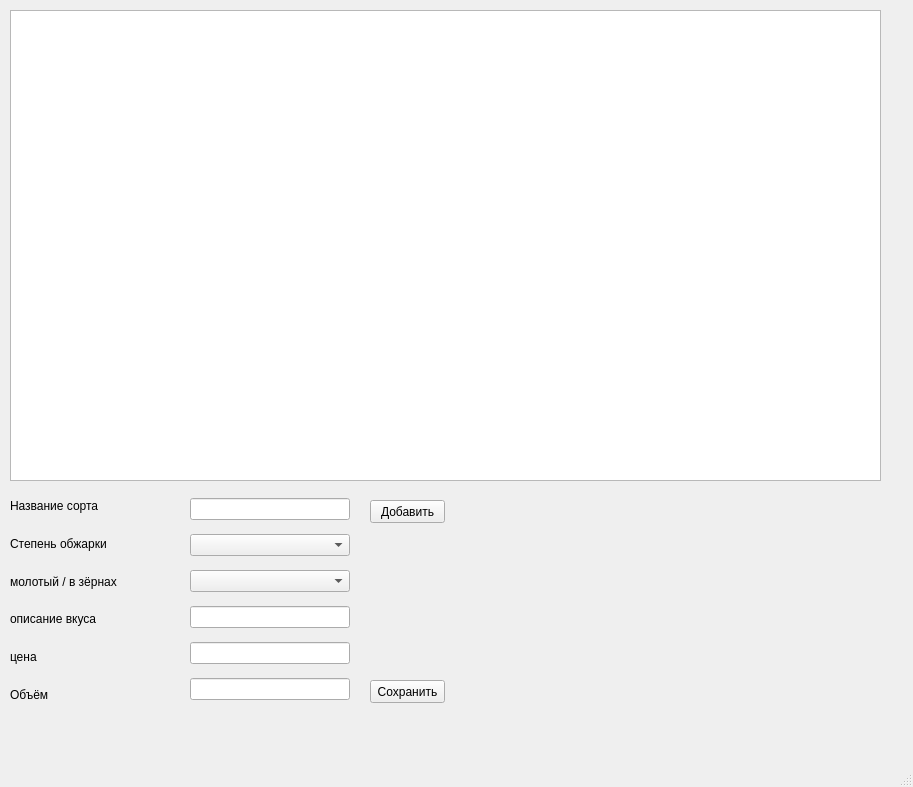
<?xml version="1.0" encoding="UTF-8"?>
<ui version="4.0">
 <class>MainWindow</class>
 <widget class="QMainWindow" name="MainWindow">
  <property name="geometry">
   <rect>
    <x>0</x>
    <y>0</y>
    <width>913</width>
    <height>787</height>
   </rect>
  </property>
  <property name="windowTitle">
   <string>MainWindow</string>
  </property>
  <widget class="QWidget" name="centralwidget">
   <widget class="QWidget" name="verticalLayoutWidget">
    <property name="geometry">
     <rect>
      <x>10</x>
      <y>490</y>
      <width>141</width>
      <height>221</height>
     </rect>
    </property>
    <layout class="QVBoxLayout" name="verticalLayout">
     <item>
      <widget class="QLabel" name="label">
       <property name="text">
        <string>Название сорта</string>
       </property>
      </widget>
     </item>
     <item>
      <widget class="QLabel" name="label_2">
       <property name="text">
        <string>Степень обжарки</string>
       </property>
      </widget>
     </item>
     <item>
      <widget class="QLabel" name="label_3">
       <property name="text">
        <string>молотый / в зёрнах</string>
       </property>
      </widget>
     </item>
     <item>
      <widget class="QLabel" name="label_4">
       <property name="text">
        <string>описание вкуса</string>
       </property>
      </widget>
     </item>
     <item>
      <widget class="QLabel" name="label_5">
       <property name="text">
        <string>цена</string>
       </property>
      </widget>
     </item>
     <item>
      <widget class="QLabel" name="label_6">
       <property name="text">
        <string>Объём</string>
       </property>
      </widget>
     </item>
    </layout>
   </widget>
   <widget class="QWidget" name="verticalLayoutWidget_2">
    <property name="geometry">
     <rect>
      <x>190</x>
      <y>490</y>
      <width>160</width>
      <height>221</height>
     </rect>
    </property>
    <layout class="QVBoxLayout" name="verticalLayout_2">
     <item>
      <widget class="QLineEdit" name="lineEdit"/>
     </item>
     <item>
      <widget class="QComboBox" name="comboBox_2"/>
     </item>
     <item>
      <widget class="QComboBox" name="comboBox"/>
     </item>
     <item>
      <widget class="QLineEdit" name="lineEdit_3"/>
     </item>
     <item>
      <widget class="QLineEdit" name="lineEdit_4"/>
     </item>
     <item>
      <widget class="QLineEdit" name="lineEdit_5"/>
     </item>
    </layout>
   </widget>
   <widget class="QPushButton" name="pushButton_3">
    <property name="geometry">
     <rect>
      <x>370</x>
      <y>680</y>
      <width>75</width>
      <height>23</height>
     </rect>
    </property>
    <property name="text">
     <string>Сохранить</string>
    </property>
   </widget>
   <widget class="QLabel" name="label_7">
    <property name="geometry">
     <rect>
      <x>20</x>
      <y>280</y>
      <width>321</width>
      <height>16</height>
     </rect>
    </property>
    <property name="text">
     <string/>
    </property>
   </widget>
   <widget class="QTableWidget" name="tableWidget">
    <property name="geometry">
     <rect>
      <x>10</x>
      <y>10</y>
      <width>871</width>
      <height>471</height>
     </rect>
    </property>
   </widget>
   <widget class="QPushButton" name="pushButton">
    <property name="geometry">
     <rect>
      <x>370</x>
      <y>500</y>
      <width>75</width>
      <height>23</height>
     </rect>
    </property>
    <property name="text">
     <string>Добавить</string>
    </property>
   </widget>
  </widget>
  <widget class="QMenuBar" name="menubar">
   <property name="geometry">
    <rect>
     <x>0</x>
     <y>0</y>
     <width>913</width>
     <height>21</height>
    </rect>
   </property>
  </widget>
  <widget class="QStatusBar" name="statusbar"/>
 </widget>
 <resources/>
 <connections/>
</ui>
